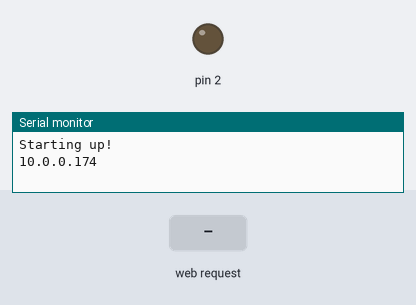
This sketch was run on a simulated Arduino Uno, built for the host (arithmetic inside an expression is 32-bit, double 64-bit). On the bench: output pins drawn as LEDs (lit = HIGH), the last lines printed to the serial monitor. The test bench sets the inputs (shaded band). WiFi joins after 1.5 s; servers stay silent unless stated.

Above: at 1.2 s.
1.3 s: HTTP request GET /water received
At 2.1 s:
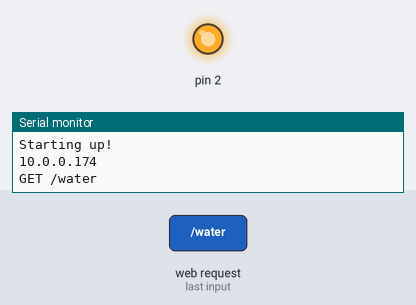
Timing chart, 0 to 4.3 s (numbered marks = the images above; inputs shaded):
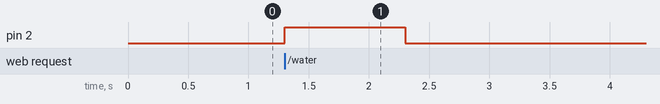

The sketch:

truhlik.ino
```cpp
#include <UIPEthernet.h>
#include <SPI.h>
#define watering A0

static byte mac[] = { 0xDE, 0xAD, 0xBE, 0xEA, 0x1D, 0xDC };
//static byte ip[] = { 10, 0, 0, 174 };
IPAddress ip(10, 0, 0, 174 );
static byte gateway[] = { 10, 0, 0, 138 };
static byte subnet[] = { 255, 255, 255, 0};

const static char strsa[13] = "GET /water";
byte strsa_pnt = 0;

EthernetServer server(9010);

void setup() {
  pinMode(2,OUTPUT);
  Ethernet.begin(mac, ip, gateway, subnet);
  server.begin();
  Serial.begin(9600);
  while (!Serial) {
    ;
  }
  Serial.println("Starting up!");
  Serial.println(Ethernet.localIP());
}

void loop() {
 bool strsa_swch = false;
 EthernetClient client = server.available();
  if (client) {
    boolean currentLineIsBlank = true;
    while (client.connected()) {
      if (client.available()) {
        char c = client.read();
        // checking for GET /water
        if(strsa[strsa_pnt] == c && strsa_pnt < 10){
          strsa_pnt ++;
          if(strsa_pnt == 10){
            strsa_swch = true;
            strsa_pnt = 0;
          }
        }else{
          strsa_pnt = 0;
        }
        //
        Serial.write(c);
        if (c == '\n' && currentLineIsBlank) {
            client.println("HTTP/1.1 200 OK");
            client.println("Content-Type: text/html");
            client.println("Connection: close");
            (strsa_swch == true ? : client.println("Refresh: 5")); // if water switch was asked, just don't refresh
            client.println();
            client.println("<!DOCTYPE HTML>");
            client.println("<html>");
            client.println("<pre>");
            client.print("Watering: ");
            client.print(analogRead(watering));
            client.println("</pre></html>");
            break;
        }
        if (c == '\n') {
          currentLineIsBlank = true;
        }else if (c != '\r') {
          currentLineIsBlank = false;
        }
            if(strsa_swch){
              digitalWrite(2, 0xFFFF); // sending a lot to NPN transistor
              delay(1000); // wait
              digitalWrite(2, 0);
              strsa_swch = false;
            }
      }
    }
    delay(1);
    client.stop();
  }
  delay(1);
}
```

Measured:
- after the input at 1.3 s, pin 2: LOW → HIGH at once, → LOW 1.0 s later
